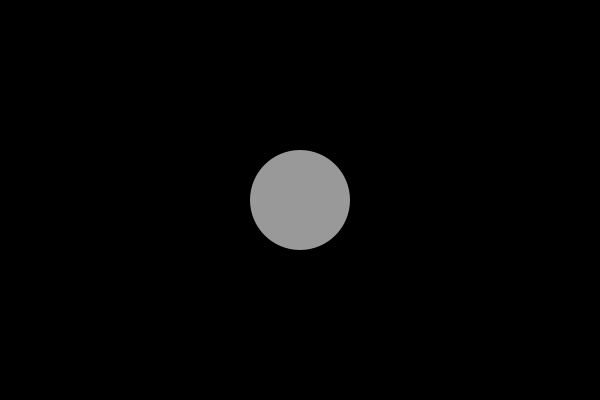
Frame 1 (no input)
Frame 60 (the mouse pressed at the canvas centre just before this capture): identical to frame 1, image omitted
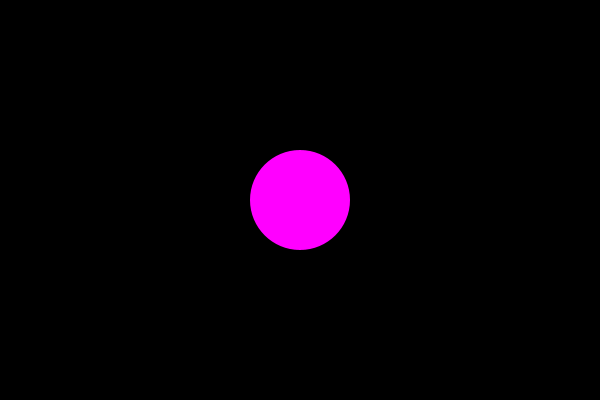
Frame 120 (the mouse held since frame 60 and released just before this capture)

The Processing sketch that drew these frames (run headless with seeded random() and noise(); from frame 60 on, the mouse is pressed at the canvas centre):

// Processing sketch: bit2atom20201129_mouseHover
// ── bit2atom20201129_mouseHover.pde
boolean hover;

void setup() {
  size(600, 400);
  background(0);
  stroke(255);
}

void draw() {
  background(0);
  noStroke();
  if (hover()) {
    fill(255, 0, 255);
  } else {
    fill(153);
  }
  ellipse(width/2, height/2, 100, 100);
}

boolean hover() {
  float d = sq(mouseX-width/2)+sq(mouseY-height/2);
  if (d < 50*50) {
    return true;
  } else {
    return false;
  }
}
